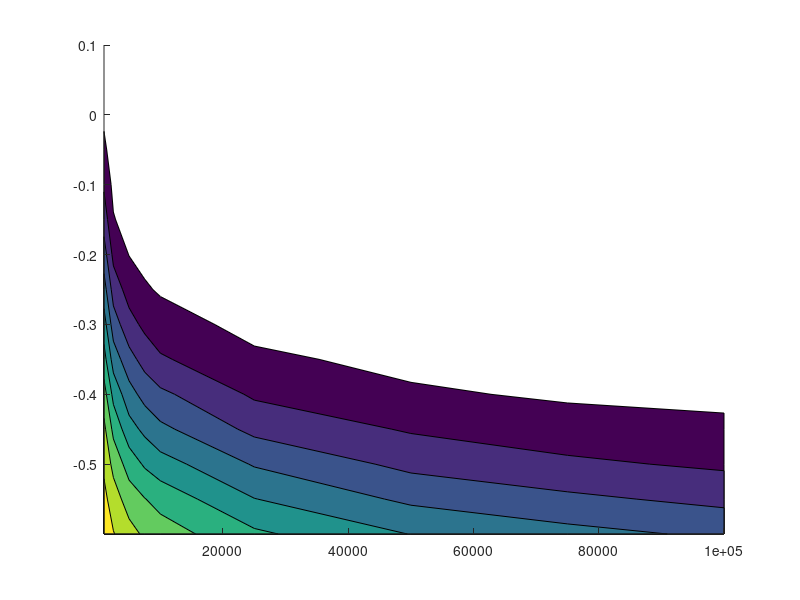

Reproduce this figure in MATLAB. (Note: this script raises an error after producing the figure.)
function chinook_extinct

% Create Fig. 10.3 - example of PVA for Sacramento winter chinook

% Model parameters:
% spawning age distribution
Sig2 = 0.25;
Sig3 = 0.67;
Sig4 = 0.08;
Sig = [Sig2 Sig3 Sig4];

SD_e = 1; % variance in cohort replacement rate

QE = 100*2; % quasi-extinction threshold

Ninit = [1e3 2.5e3 5e3 7.5e3 1e4 2.5e4 5e4 7.5e4 1e5]; % initial population size
E = -0.6:0.05:0.1; % mean cohort replacement rate 


T = 50; % time horizon
n = 1e4; % number o simulations

for ni = 1:length(Ninit)
for e = 1:length(E)

    % random draws of cohort replacement rate
Emat = exp(normrnd(E(e),SD_e,[n,T]));
    
% Initial spawner abundance
S1 = Ninit(ni);

S = zeros(n,T);
S(:,1:4) = S1;
    
    for t = 5:T
        
    % Assemble variables to make model advancing simpler
      Spawners = [S(:,t-2), S(:,t-3), S(:,t-4)];
      Repro = [Emat(:,t-2), Emat(:,t-3), Emat(:,t-4)];

      % update age distribution
      S(:,t) = Sig2*Repro(:,1).*Spawners(:,1) + Sig3*Repro(:,2).*Spawners(:,2) + Sig4*Repro(:,3).*Spawners(:,3);
      
      % zero out repro if that spawning class is too small
      Emat(S(:,t)<QE,t) = 0;
        
    end % end T
    

% Count up extinctions over 3 temporal cohorts (bc extinction requires 3
% consecutive low years)
for j = 3:T

   S_ext = sum(S(:,j-2:j)<QE,2);

end


   isExt = any(S_ext == 3,2);

   Ext(e,ni) = mean(isExt);
    

end % end E loop
end % end Ninit loop

% Plotting
figure(1)
clf
set(gcf,'units','cent','position',[10 10 9 8])
hold on
contourf(Ninit,E,Ext,[0.1:0.1:1],'color','k');
contour(Ninit,E,Ext,[0.01 0.05],'color',[0 0 0]);
set(gca,'Xscale','log')
set(gca,'tickdir','out','ticklength',[0.03 0.03])
set(gca,'xcolor','k','ycolor','k')
axis square

G = 1-gray;
colormap(G,10)
ch = colorbar;
set(ch,'tickdir','out','ticklength',0.01)
